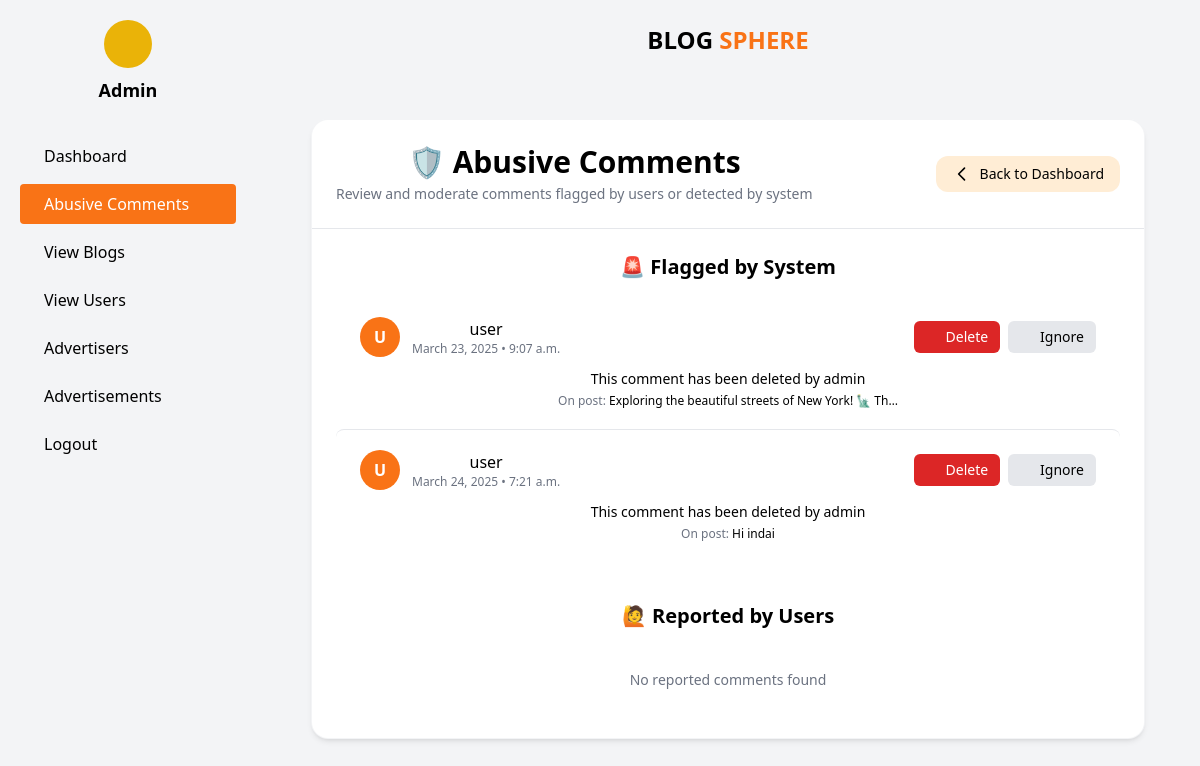
Before: /admin_panel/abusive_comments/ (signed in) with the older database file.
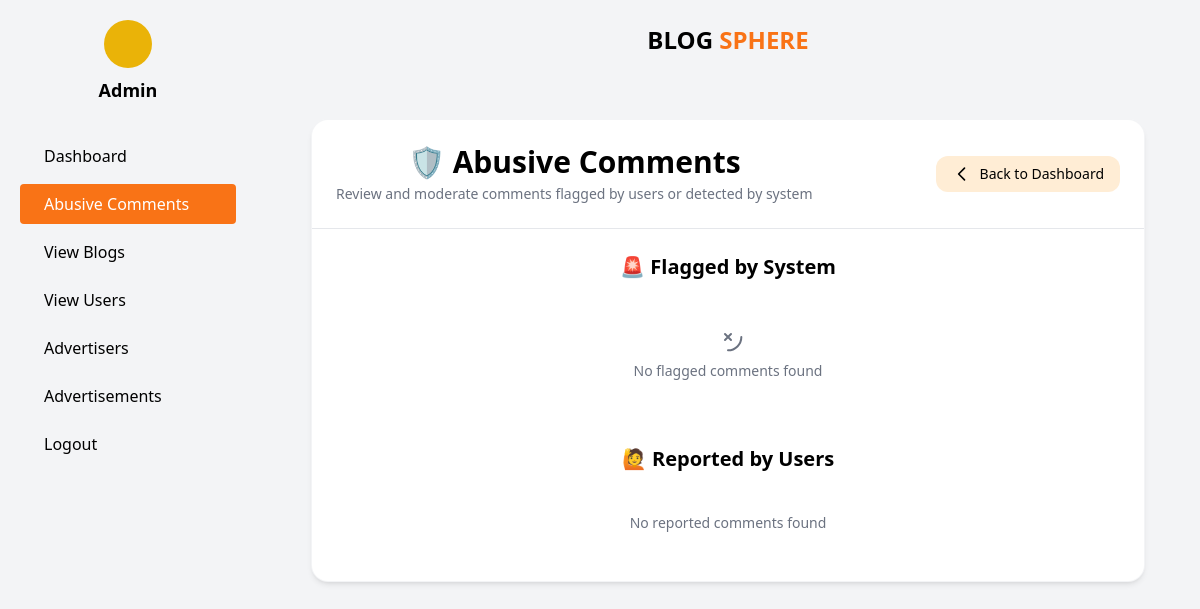
After: the same page with the newer database file.
### posts/models.py (models this page shows, shortened)
class Comment(models.Model):
    user = models.ForeignKey(User, on_delete=models.CASCADE)
    post = models.ForeignKey(Post, on_delete=models.CASCADE, related_name="comments")
    text = models.TextField()
    created_at = models.DateTimeField(auto_now_add=True)
    flagged = models.BooleanField(default=False)
    reported = models.BooleanField(default=False)

class Post(models.Model):
    user = models.ForeignKey(User, on_delete=models.CASCADE)
    content = models.TextField(blank=True)
    location = models.CharField(max_length=255, blank=True)
    image = models.ImageField(upload_to='post_images/', blank=True, null=True)
    created_at = models.DateTimeField(auto_now_add=True)

### account/models.py (models this page shows)
class User(AbstractUser):
    USER_TYPE_CHOICES = (
        ('normal', 'Normal User'),
        ('advertiser', 'Advertiser'),
    )
    user_type = models.CharField(max_length=20, choices=USER_TYPE_CHOICES, default='normal')

### admin_panel/views.py (the view)
# urls.py: path('abusive_comments/', views.abusive_comments, name='abusive_comments'),
@never_cache
@user_passes_test(is_admin)
@login_required
def abusive_comments(request):
    flagged_comments = Comment.objects.filter(flagged=True)
    reported_comments = Comment.objects.filter(reported=True)
    return render(request, 'admin_panel/abusive_comments.html', {'flagged_comments': flagged_comments, 'reported_comments': reported_comments})

### admin_panel/views.py (called while the page is built)
def is_admin(user):
    return user.is_superuser

### admin_panel/templates/admin_panel/abusive_comments.html (shortened to what the changed rows need)
{% extends "admin_base.html" %}
{% block content %}
<div class="max-w-7xl mx-auto px-4 sm:px-6 lg:px-8 py-10">
    <div class="bg-white rounded-2xl shadow-md ring-1 ring-gray-100">
        <div class="px-6 py-6 border-b border-gray-200 flex items-center justify-between">
            <div>
                <h2 class="text-3xl font-bold text-black">🛡️ Abusive Comments</h2>
            </div>
        </div>
        <div class="p-6 space-y-10">
            <div>
                <ul class="divide-y divide-gray-200">
                    {% for comment in flagged_comments %}
                        <li class="hover:bg-gray-50 transition rounded-lg">
                            <div class="px-4 py-5 sm:px-6">
                                <div class="flex items-center justify-between">
                                    <div class="flex items-center gap-3">
                                        <div class="h-10 w-10 bg-orange-500 rounded-full text-white flex items-center justify-center font-semibold">
                                            {{ comment.user.username.0|upper }}
                                        </div>
                                        <div>
                                            <p class="font-medium text-black">{{ comment.user.username }}</p>
                                            <p class="text-xs text-gray-500">{{ comment.created_at|date:"F j, Y • g:i a" }}</p>
                                        </div>
                                    </div>
                                    <div class="flex gap-2">
                                        <form action="{% url 'delete_comment' comment.id %}" method="POST">
                                            <button type="submit" class="bg-red-600 hover:bg-red-700 text-white text-sm px-3 py-1.5 rounded-md transition flex items-center gap-1">
                                                <svg class="h-4 w-4" fill="currentColor" viewBox="0 0 20 20"><path fill-rule="evenodd" d="M9 2a1 1 0..." /></svg>
                                                Delete
                                            </button>
                                        </form>
                                        <button class="bg-gray-200 text-black text-sm px-3 py-1.5 rounded-md hover:bg-gray-300 transition flex items-center gap-1">
                                            <svg class="h-4 w-4" fill="currentColor" viewBox="0 0 20 20"><path fill-rule="evenodd" d="M4 2a1 1 0..." /></svg>
                                            Ignore
                                        </button>
                                    </div>
                                </div>
                                <div class="mt-3 text-sm text-black">
                                    <p>{{ comment.text }}</p>
                                </div>
                                <div class="mt-1 text-xs text-gray-500">
                                    On post: <span class="font-medium text-black">{{ comment.post.content|truncatechars:50 }}</span>
                                </div>
                            </div>
                        </li>
                    {% empty %}
                        <li class="text-center py-6 text-gray-500 text-sm">
                            <div class="flex flex-col items-center">
                                <svg class="w-8 h-8 mb-2" fill="none" stroke="currentColor" viewBox="0 0 24 24">
                                    <path stroke-linecap="round" stroke-linejoin="round" stroke-width="1.5" d="M9.75 9.75l4.5 4.5m0-4.5l-4.5 4.5M12 22c5.523 0 10-4.477 10-10S17.523 2 12 2..." />
                                </svg>
                                No flagged comments found
                            </div>
                        </li>
                    {% endfor %}
                </ul>
            </div>
        </div>
    </div>
</div>
{% endblock %}

Changed rows visible on the page:
removed Comment: user.username.0 "U", user.username "user", created_at "March 23, 2025 • 9:07 a.m.", text "This comment has been deleted by admin", post.content "Exploring the beautiful streets of New York! 🗽 Th…"
removed Comment: user.username.0 "U", user.username "user", created_at "March 24, 2025 • 7:21 a.m.", text "This comment has been deleted by admin", post.content "Hi indai"
Other visible differences:
text now shown: "No flagged comments found"
